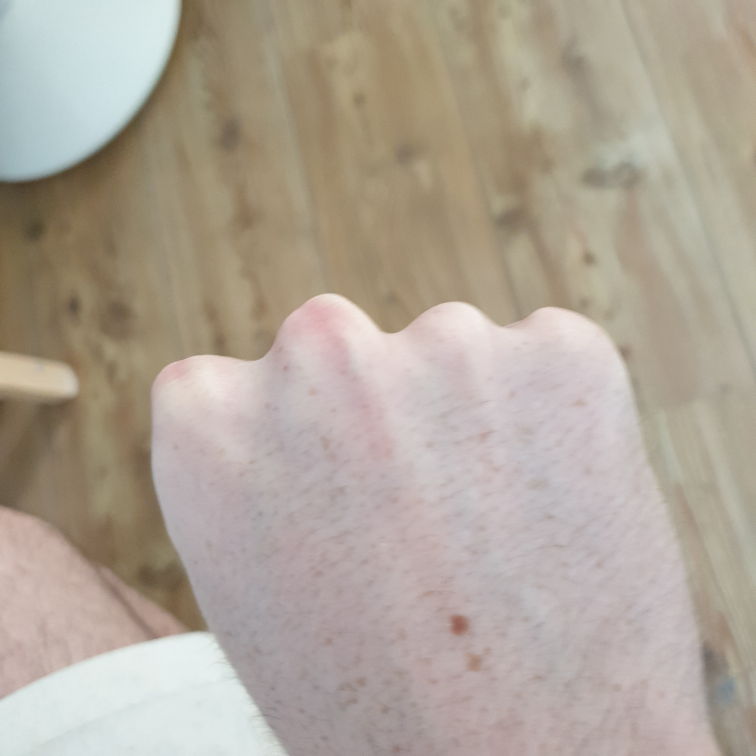
#> input picture originalData/Closed_fist/20220605_164307_058_saved.jpg, 3024 x 3024 px, found by its file name (shown at 1/4 size); its folder holds only this picture in this run
$ python main.py
#> lines starting #> are read from the running program, lines starting #| are printed output that depends on the picture
### internal/dataHandler.py
import cv2
import os
import numpy as np
from constants.credentials import credentials
import pickle
import random as rd

class handleTrainingData ():
  CATEGORIES = []
  DATADIR = ""
  IMGSIZE = 0

  Data = []
  X = [] # feature set
  y = [] # labels


  def __init__(self, c,d,i):
    self.CATEGORIES = c
    self.DATADIR = d
    self.IMGSIZE = i

  # [30 lines left out: functions shuffle, importData, exportData, not called in this run]

  def init_data(self):
    """Loads and catecorizes training data
    """
    for category in self.CATEGORIES:
      path = os.path.join(self.DATADIR,category)
      class_num = category
      for get_img in os.listdir(path):
        try:
          raw_img = cv2.imread(os.path.join(path,get_img),cv2.IMREAD_GRAYSCALE) # get images as grayscale
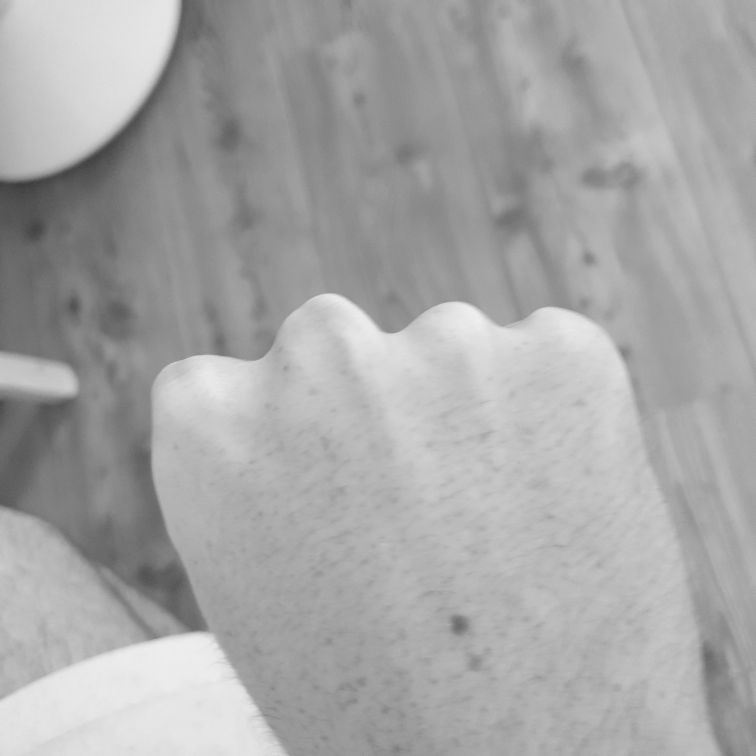
#> raw_img: shape (3024, 3024) (shown at 1/4 size); min 46, max 244, mean 166.9
          if credentials.isConstantSize:
            dim = (credentials.IMGSIZE, credentials.IMGSIZE)  # gets constant dimensions
            """else: # CURRENTLY NON FUNCTIONING
            dim = (int((raw_img.shape [0]*credentials.DOWNSIZE)/100), int((raw_img.shape [1]*credentials.DOWNSIZE)/100)) # gets resized dimensions """
          img = cv2.resize(raw_img, dim, interpolation=cv2.INTER_AREA) # resizes the image
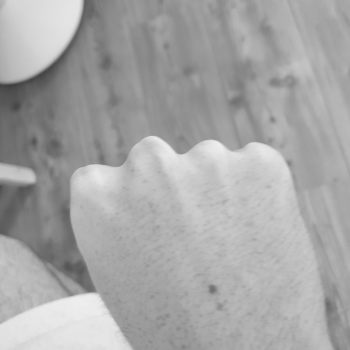
#> img: shape (350, 350); min 62, max 238, mean 166.9
          self.Data.append([img, class_num])
        except Exception as e: # in case of invalid images
          pass # normally we should throw an exception, however temp disabled.
#> pass 2 of the loop in init_data, `for category in self.CATEGORIES:`:
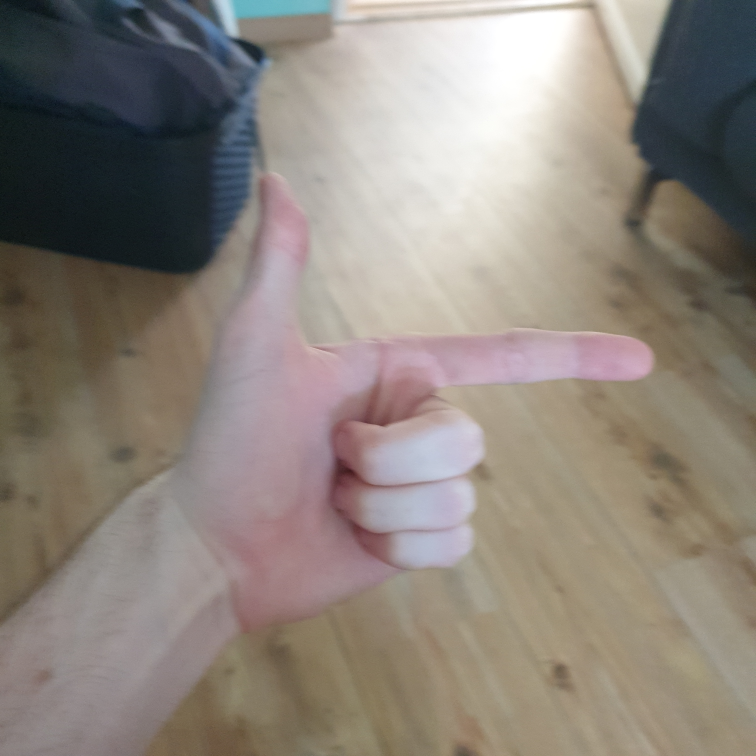
#> input picture originalData/Finger_guns/20220605_165243_010_saved.jpg, 3024 x 3024 px, found by its file name (shown at 1/4 size)
#> in init_data, `raw_img = cv2.imread(os.path.join(path,get_img),cv2.IMREAD_GRAYSCALE)`:
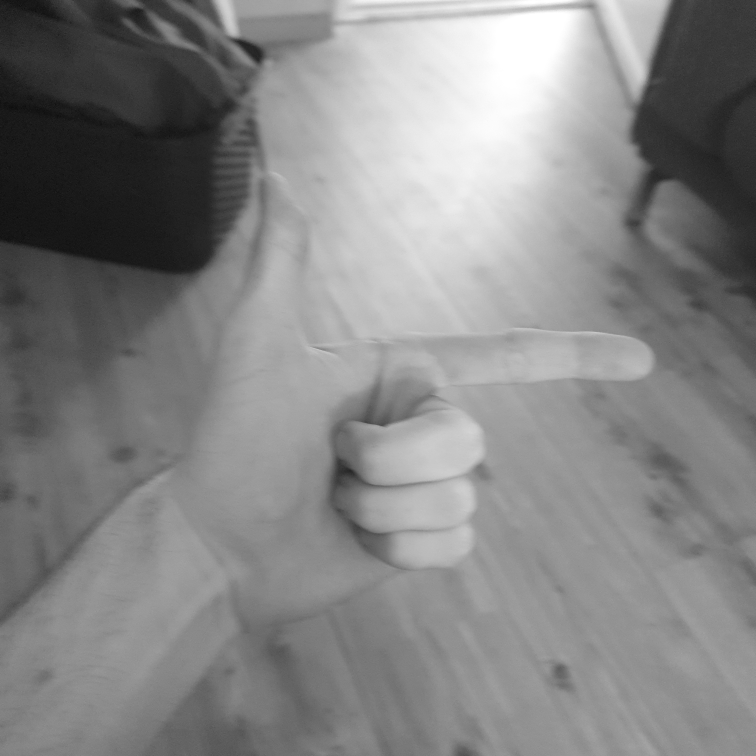
#> raw_img: shape (3024, 3024) (shown at 1/4 size); min 1, max 255, mean 133.5
#> in init_data, `img = cv2.resize(raw_img, dim, interpolation=cv2.INTER_AREA)`:
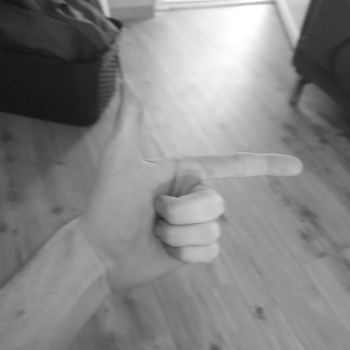
#> img: shape (350, 350); min 16, max 255, mean 133.5


  # [5 lines left out: function append, not called in this run]

### main.py
import matplotlib.pylab as plt
from internal.dataHandler import handleTrainingData as trainData
from constants.credentials import credentials


# Setup of image directory and categories
train = trainData(credentials.CATEGORIES, credentials.DATADIR, credentials.IMGSIZE)
# Get training data
#> (the run stopped early here; a loop or call above may not have finished)
